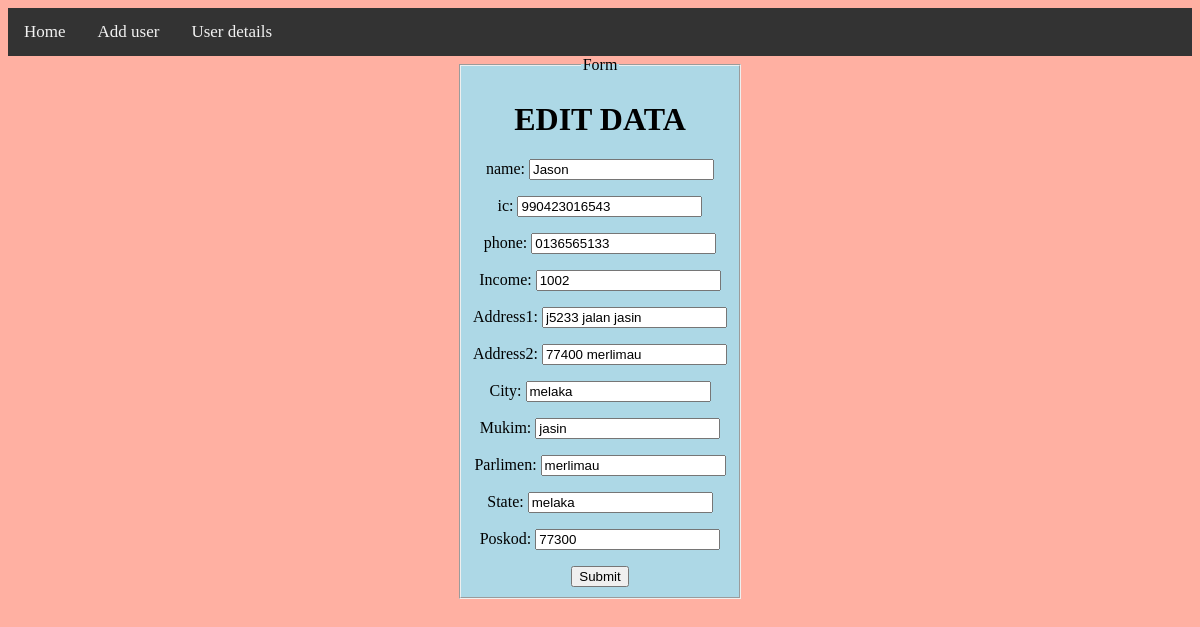
/pkob/update_order/990423016543/, run on the app's committed database.
### App_Soc/models.py (models this page shows, shortened)
class Question(models.Model):
    name_text = models.CharField(max_length=200)
    ic_text = models.CharField(max_length=200, primary_key=True)
    phone_text = models.CharField(max_length=200)
    income = models.IntegerField(verbose_name='Income')
    address1 = models.CharField(max_length=100, verbose_name='Alamat 1')
    address2 = models.CharField(max_length=100, verbose_name='Alamat 2')
    city = models.CharField(max_length=20, verbose_name='Bandar')
    mukim = models.CharField(max_length=20, verbose_name='Mukim')
    parlimen = models.CharField(max_length=20, verbose_name='Parlimen')
    state = models.CharField(max_length=20, verbose_name='Negeri')
    poskod = models.IntegerField(verbose_name='Poskod')
    pub_date = models.DateTimeField(auto_now=True)

### App_Soc/views.py (the view)
# urls.py: path('update_order/<str:pk>/', views.updateOrder, name="update_order"),
def updateOrder(request, pk):
    data = Question.objects.get(ic_text=pk)
    form = MyForm1(instance=data)
    if request.method == 'POST':
        form = MyForm1(request.POST, instance=data)
        if form.is_valid():
            form.save()
            return redirect('/pkob/student_data/')
    context = {'form':form}
    return render(request, 'App_Soc/editform.html', context)

### App_Soc/templates/App_Soc/editform.html (shortened to what this page needs)
<!DOCTYPE html>
<html lang="en">
<head>
</head>
<body style="background-color:hsla(9, 100%, 64%, 0.5);">
<div class="topnav">
  <a  href="{% url 'home' %}">Home</a>
  <a href="#adduser">Add user</a>
  <a href="{% url 'data' %}">User details</a>
</div>
<div class="info">
    <form method="POST">
      <fieldset>
        <legend>Form</legend>
          <div class="frm">
              <h1>EDIT DATA</h1>
          <table>
              <tr>
        {{ form.as_p }}
              </tr>
            </table>
        <button type="submit" onclick="alert('Data has successfully updated ')" class="btn btn-primary">Submit</button>
          </div>
      </fieldset>
    </form>
</div>
</body>
</html>

### App_Soc/templates/App_Soc/editform.html (style rules this page uses)
table,th,td { border:1px solid black; }
.topnav { background-color: #333; overflow: hidden; }
form { text-align: center; }
.frm { background-color: lightblue; text-align: center; display: inline-block; }
fieldset { background-color: lightblue; display: inline-block; text-align: center; }
.topnav a { float: left; color: #f2f2f2; text-align: center; padding: 14px 16px; text-decoration: none; font-size: 17px; }
table, th, td { border: 1px solid black; border-collapse: collapse; }
h1 { text-align: center; }

### data on the page
Question: name_text "Jason", ic_text "990423016543", phone_text "0136565133", income "1002", address1 "j5233 jalan jasin", address2 "77400 merlimau", city "melaka", mukim "jasin", parlimen "merlimau", state "melaka", poskod "77300"
